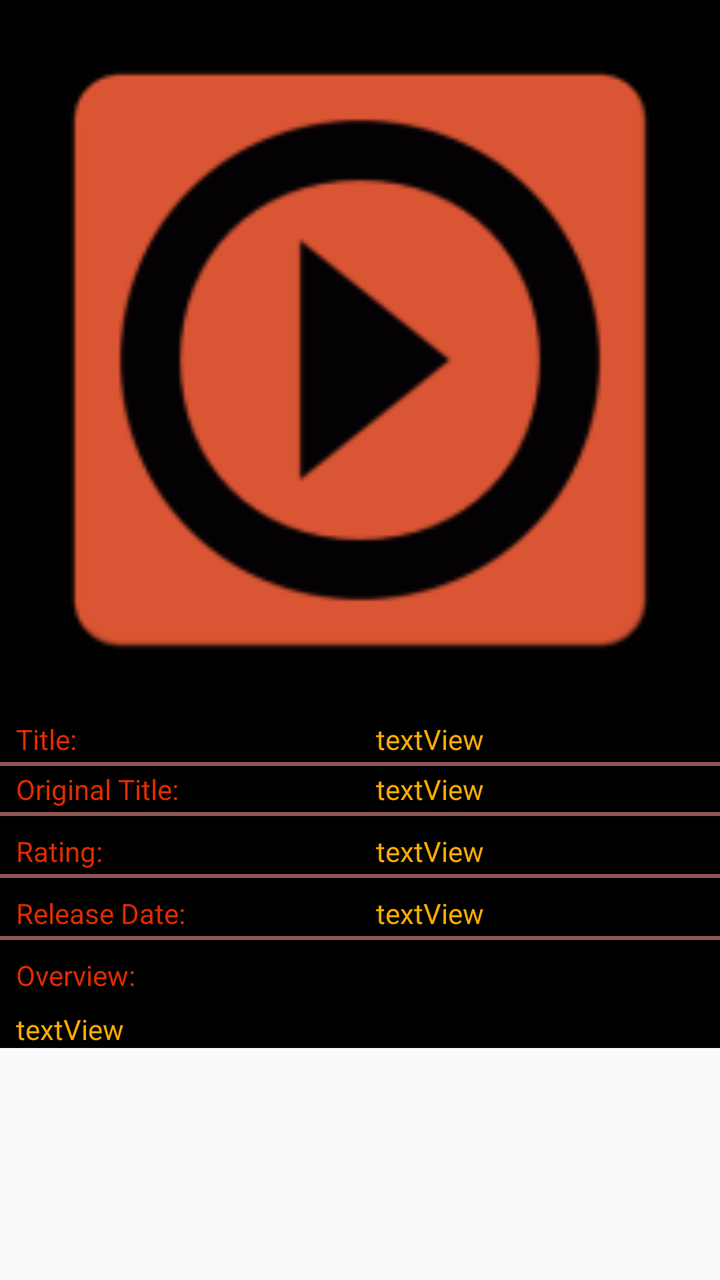
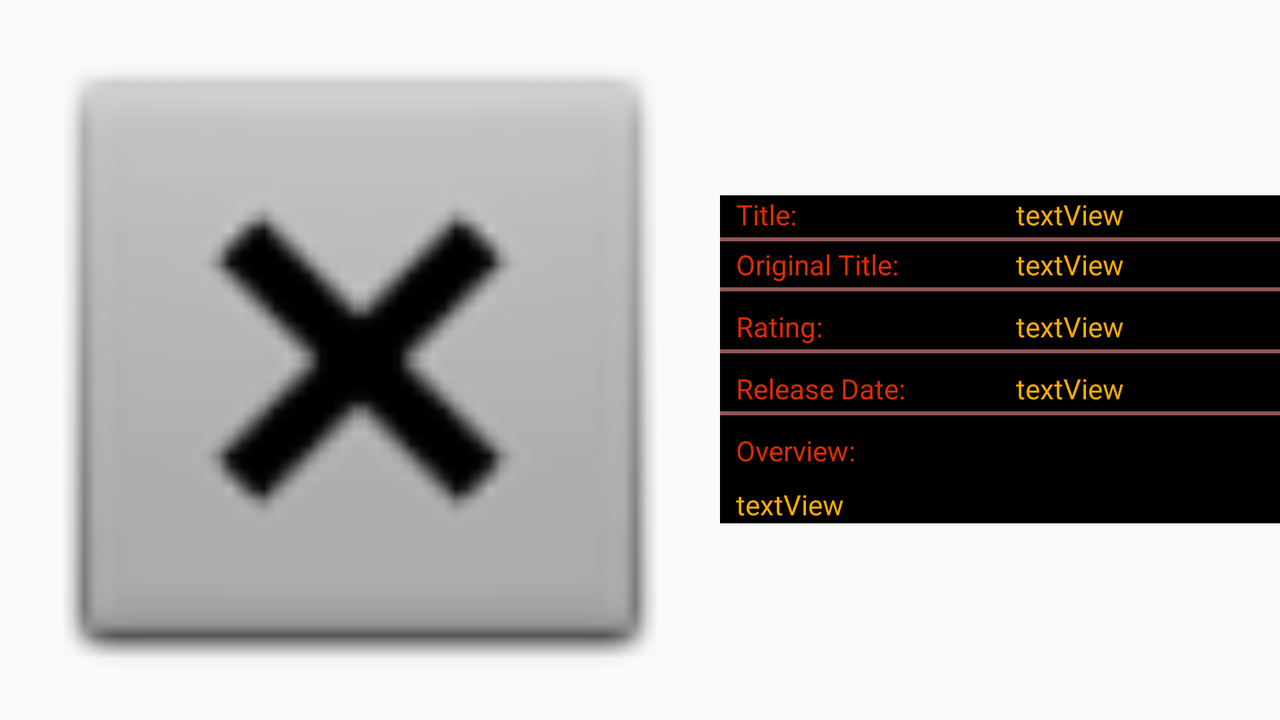

First picture: res/layout/ on a phone held upright. Second picture: the repository's own variant of that layout, on a device whose configuration matches the variant's folder. Source for both follows.
<!-- AndroidManifest.xml: application theme AppTheme -->
<!-- res/layout/activity_detailed.xml -->
<?xml version="1.0" encoding="utf-8"?>
<ScrollView xmlns:android="http://schemas.android.com/apk/res/android"
    xmlns:app="http://schemas.android.com/apk/res-auto"
    xmlns:tools="http://schemas.android.com/tools"
    android:layout_width="match_parent"
    android:layout_height="match_parent"
    tools:context=".screens.DetailedActivity"
    android:id="@+id/scrollViewInfo">

    <androidx.constraintlayout.widget.ConstraintLayout
        android:layout_width="match_parent"
        android:layout_height="wrap_content"
        android:background="@color/colorPrimaryDark">

        <ImageView
            android:id="@+id/imageViewBigPoster"
            android:layout_width="0dp"
            android:layout_height="wrap_content"
            android:adjustViewBounds="true"
            android:contentDescription="@string/poster_of_movie"
            app:layout_constraintEnd_toEndOf="parent"
            app:layout_constraintHorizontal_bias="0.0"
            app:layout_constraintStart_toStartOf="parent"
            app:layout_constraintTop_toTopOf="parent"
            app:srcCompat="@drawable/replace" />

        <ImageView
            android:id="@+id/imageViewAddToFavourite"
            android:layout_width="@dimen/size_of_star"
            android:layout_height="@dimen/size_of_star"
            android:layout_marginEnd="16dp"
            android:layout_marginRight="16dp"
            android:contentDescription="@string/add_to_favourite"
            android:onClick="onClickChangeFavourite"
            app:layout_constraintBottom_toBottomOf="@+id/imageViewBigPoster"
            app:layout_constraintEnd_toEndOf="parent"
            app:layout_constraintTop_toBottomOf="@+id/imageViewBigPoster"
            app:srcCompat="@drawable/favourite_remove" />

        <include
            android:id="@+id/movieInfo"
            layout="@layout/movie_info"
            android:layout_width="match_parent"
            android:layout_height="wrap_content"
            app:layout_constraintBottom_toBottomOf="parent"
            app:layout_constraintEnd_toEndOf="parent"
            app:layout_constraintStart_toStartOf="parent"
            app:layout_constraintTop_toBottomOf="@+id/imageViewAddToFavourite" />


    </androidx.constraintlayout.widget.ConstraintLayout>
</ScrollView>
<!-- res/layout/movie_info.xml (included above) -->
<?xml version="1.0" encoding="utf-8"?>
<androidx.constraintlayout.widget.ConstraintLayout xmlns:android="http://schemas.android.com/apk/res/android"
    xmlns:app="http://schemas.android.com/apk/res-auto"
    xmlns:tools="http://schemas.android.com/tools"
    android:layout_width="match_parent"
    android:layout_height="match_parent"
    android:background="@color/colorPrimaryDark">


    <androidx.constraintlayout.widget.Guideline
        android:id="@+id/guidelineCenter"
        android:layout_width="wrap_content"
        android:layout_height="wrap_content"
        android:orientation="vertical"
        app:layout_constraintGuide_percent="0.5" />

    <TextView style="@style/LabelStyle"
        android:id="@+id/textViewLabelTitle"
        android:layout_width="wrap_content"
        android:layout_height="wrap_content"
        android:layout_marginStart="8dp"
        android:layout_marginLeft="8dp"
        android:text="@string/title_label"
        android:textColor="@color/colorAccent"
        app:layout_constraintStart_toStartOf="parent"
        app:layout_constraintTop_toTopOf="parent" />

    <TextView
        android:id="@+id/textViewTitle"
        android:layout_width="0dp"
        android:layout_height="wrap_content"
        android:layout_marginStart="8dp"
        android:layout_marginLeft="8dp"
        android:layout_marginEnd="8dp"
        android:layout_marginRight="8dp"
        android:text="@string/textView"
        android:textColor="@color/yellow_color"
        app:layout_constraintEnd_toEndOf="parent"
        app:layout_constraintStart_toStartOf="@+id/guidelineCenter"
        app:layout_constraintTop_toTopOf="@+id/textViewLabelTitle" />

    <View style="@style/BoarderStyle"
        android:id="@+id/view"
        android:layout_width="match_parent"
        android:layout_height="2dp"
        android:layout_marginTop="2dp"
        android:background="#8F5757"
        app:layout_constraintEnd_toEndOf="parent"
        app:layout_constraintHorizontal_bias="0.0"
        app:layout_constraintStart_toStartOf="parent"
        app:layout_constraintTop_toBottomOf="@+id/textViewTitle" />

    <TextView style="@style/LabelStyle"
        android:id="@+id/textViewLabelOriginalTitle"
        android:layout_width="wrap_content"
        android:layout_height="wrap_content"
        android:layout_marginStart="8dp"
        android:layout_marginLeft="8dp"
        android:layout_marginTop="2dp"
        android:text="@string/original_title_label"
        android:textColor="@color/colorAccent"
        app:layout_constraintStart_toStartOf="parent"
        app:layout_constraintTop_toBottomOf="@+id/view" />

    <TextView
        android:id="@+id/textViewOriginalTitle"
        android:layout_width="0dp"
        android:layout_height="wrap_content"
        android:layout_marginStart="8dp"
        android:layout_marginLeft="8dp"
        android:layout_marginEnd="8dp"
        android:layout_marginRight="8dp"
        android:text="@string/textView"
        android:textColor="@color/yellow_color"
        app:layout_constraintEnd_toEndOf="parent"
        app:layout_constraintHorizontal_bias="0.0"
        app:layout_constraintStart_toStartOf="@+id/guidelineCenter"
        app:layout_constraintTop_toTopOf="@+id/textViewLabelOriginalTitle" />

    <View style="@style/BoarderStyle"
        android:id="@+id/view2"
        android:layout_width="match_parent"
        android:layout_height="2dp"
        android:layout_marginTop="2dp"
        android:background="#8F5757"
        app:layout_constraintEnd_toEndOf="parent"
        app:layout_constraintHorizontal_bias="0.0"
        app:layout_constraintStart_toStartOf="parent"
        app:layout_constraintTop_toBottomOf="@+id/textViewOriginalTitle" />

    <TextView style="@style/LabelStyle"
        android:id="@+id/textViewLabelRating"
        android:layout_width="wrap_content"
        android:layout_height="wrap_content"
        android:layout_marginStart="8dp"
        android:layout_marginLeft="8dp"
        android:layout_marginTop="8dp"
        android:text="@string/rating_label"
        android:textColor="@color/colorAccent"
        app:layout_constraintStart_toStartOf="parent"
        app:layout_constraintTop_toBottomOf="@+id/view2" />

    <TextView
        android:id="@+id/textViewRating"
        android:layout_width="0dp"
        android:layout_height="wrap_content"
        android:layout_marginStart="8dp"
        android:layout_marginLeft="8dp"
        android:layout_marginEnd="8dp"
        android:layout_marginRight="8dp"
        android:text="@string/textView"
        android:textColor="@color/yellow_color"
        app:layout_constraintEnd_toEndOf="parent"
        app:layout_constraintStart_toStartOf="@+id/guidelineCenter"
        app:layout_constraintTop_toTopOf="@+id/textViewLabelRating" />

    <View style="@style/BoarderStyle"
        android:id="@+id/view3"
        android:layout_width="match_parent"
        android:layout_height="2dp"
        android:layout_marginTop="2dp"
        android:background="#8F5757"
        app:layout_constraintEnd_toEndOf="parent"
        app:layout_constraintHorizontal_bias="0.0"
        app:layout_constraintStart_toStartOf="parent"
        app:layout_constraintTop_toBottomOf="@+id/textViewRating" />

    <TextView style="@style/LabelStyle"
        android:id="@+id/textViewLabelReleaseDate"
        android:layout_width="wrap_content"
        android:layout_height="wrap_content"
        android:layout_marginStart="8dp"
        android:layout_marginLeft="8dp"
        android:layout_marginTop="8dp"
        android:text="@string/date_of_release_label"
        android:textColor="@color/colorAccent"
        app:layout_constraintStart_toStartOf="parent"
        app:layout_constraintTop_toBottomOf="@+id/view3" />

    <TextView
        android:id="@+id/textViewReleaseDate"
        android:layout_width="0dp"
        android:layout_height="wrap_content"
        android:layout_marginStart="8dp"
        android:layout_marginLeft="8dp"
        android:layout_marginEnd="8dp"
        android:layout_marginRight="8dp"
        android:text="@string/textView"
        android:textColor="@color/yellow_color"
        app:layout_constraintEnd_toEndOf="parent"
        app:layout_constraintStart_toStartOf="@+id/guidelineCenter"
        app:layout_constraintTop_toTopOf="@+id/textViewLabelReleaseDate" />

    <View style="@style/BoarderStyle"
        android:id="@+id/view4"
        android:layout_width="match_parent"
        android:layout_height="2dp"
        android:layout_marginTop="2dp"
        android:background="#8F5757"
        app:layout_constraintEnd_toEndOf="parent"
        app:layout_constraintHorizontal_bias="0.0"
        app:layout_constraintStart_toStartOf="parent"
        app:layout_constraintTop_toBottomOf="@+id/textViewReleaseDate" />

    <TextView style="@style/LabelStyle"
        android:id="@+id/textViewLabelDescription"
        android:layout_width="wrap_content"
        android:layout_height="wrap_content"
        android:layout_marginStart="8dp"
        android:layout_marginLeft="8dp"
        android:layout_marginTop="8dp"
        android:text="@string/overview_label"
        android:textColor="@color/colorAccent"
        app:layout_constraintStart_toStartOf="parent"
        app:layout_constraintTop_toBottomOf="@+id/view4" />

    <TextView
        android:id="@+id/textViewOverview"
        android:layout_width="0dp"
        android:layout_height="wrap_content"
        android:layout_marginStart="8dp"
        android:layout_marginLeft="8dp"
        android:layout_marginTop="8dp"
        android:layout_marginEnd="8dp"
        android:layout_marginRight="8dp"
        android:text="@string/textView"
        android:textColor="@color/yellow_color"
        app:layout_constraintEnd_toEndOf="parent"
        app:layout_constraintStart_toStartOf="parent"
        app:layout_constraintTop_toBottomOf="@+id/textViewLabelDescription" />


    <androidx.recyclerview.widget.RecyclerView
        android:id="@+id/recyclerViewTrailers"
        android:layout_width="0dp"
        android:layout_height="wrap_content"
        android:nestedScrollingEnabled="false"
        app:layout_constraintEnd_toEndOf="parent"
        app:layout_constraintStart_toStartOf="parent"
        app:layout_constraintTop_toBottomOf="@+id/textViewOverview"
        tools:targetApi="lollipop" />

    <androidx.recyclerview.widget.RecyclerView
        android:id="@+id/recyclerViewReviews"
        android:layout_width="0dp"
        android:layout_height="wrap_content"
        android:nestedScrollingEnabled="false"
        app:layout_constraintEnd_toEndOf="parent"
        app:layout_constraintStart_toStartOf="parent"
        app:layout_constraintTop_toBottomOf="@+id/recyclerViewTrailers"
        tools:targetApi="lollipop" />


</androidx.constraintlayout.widget.ConstraintLayout>
<!-- resources referenced by this layout -->
<resources>
  <color name="colorAccent">#DD2C00</color>
  <color name="colorPrimaryDark">#000000</color>
  <color name="yellow_color">#FFAB00</color>
  <!-- drawable replace: png bitmap (drawable, 6002 bytes) -->
  <string name="add_to_favourite">Add To Favourite</string>
  <string name="date_of_release_label">Release Date:</string>
  <string name="original_title_label">Original Title:</string>
  <string name="overview_label">Overview:</string>
  <string name="poster_of_movie">Poster Of Movie</string>
  <string name="rating_label">Rating:</string>
  <string name="textView">textView</string>
  <string name="title_label">Title:</string>
  <style name="BoarderStyle">
          <item name="android:layout_height">2dp</item>
          <item name="background">@android:color/holo_blue_bright</item>
      </style>
  <style name="LabelStyle">
          <item name="android:textColor">@color/colorAccent</item>
          <item name="android:textSize">14sp</item>
      </style>
  <style name="AppTheme" parent="Theme.AppCompat.Light.DarkActionBar">
          
          <item name="colorPrimary">@color/colorPrimary</item>
          <item name="colorPrimaryDark">@color/colorPrimaryDark</item>
          <item name="colorAccent">@color/colorAccent</item>
      </style>
  <color name="colorPrimary">#000000</color>
</resources>
<!-- res/layout-land/activity_detailed.xml (the author's variant of the layout above) -->
<!-- drawn on the phone turned sideways -->
<?xml version="1.0" encoding="utf-8"?>
<androidx.constraintlayout.widget.ConstraintLayout
    xmlns:android="http://schemas.android.com/apk/res/android"
    xmlns:app="http://schemas.android.com/apk/res-auto"
    xmlns:tools="http://schemas.android.com/tools"
    android:layout_width="match_parent"
    android:layout_height="match_parent"
    tools:context=".screens.DetailedActivity">


    <ImageView
        android:id="@+id/imageViewBigPoster"
        android:layout_width="wrap_content"
        android:layout_height="0dp"
        android:adjustViewBounds="true"
        android:contentDescription="@string/poster_of_movie"
        app:layout_constraintBottom_toBottomOf="parent"
        app:layout_constraintStart_toStartOf="parent"
        app:layout_constraintTop_toTopOf="parent"
        app:srcCompat="@android:drawable/btn_dialog" />

    <ImageView
        android:id="@+id/imageViewAddToFavourite"
        android:layout_width="@dimen/size_of_star"
        android:layout_height="@dimen/size_of_star"
        android:layout_marginTop="16dp"
        android:layout_marginEnd="16dp"
        android:layout_marginRight="16dp"
        android:onClick="onClickChangeFavourite"
        app:layout_constraintEnd_toEndOf="@+id/imageViewBigPoster"
        app:layout_constraintTop_toTopOf="@+id/imageViewBigPoster"
        app:srcCompat="@drawable/favourite_remove"
        android:contentDescription="@string/add_to_favourite"/>

    <ScrollView
        android:id="@+id/scrollViewInfo"
        android:layout_width="0dp"
        android:layout_height="wrap_content"
        app:layout_constraintBottom_toBottomOf="parent"
        app:layout_constraintEnd_toEndOf="parent"
        app:layout_constraintStart_toEndOf="@+id/imageViewBigPoster"
        app:layout_constraintTop_toTopOf="parent">

        <include
            android:id="@+id/movieInfo"
            layout="@layout/movie_info"
            android:layout_width="match_parent"
            android:layout_height="wrap_content"
            android:layout_marginBottom="1dp"
            app:layout_constraintBottom_toBottomOf="parent"
            app:layout_constraintEnd_toEndOf="parent"
            app:layout_constraintStart_toStartOf="parent"
            app:layout_constraintTop_toBottomOf="@+id/imageViewAddToFavourite" />
    </ScrollView>


</androidx.constraintlayout.widget.ConstraintLayout>
<!-- resources referenced by the variant -->
<!-- as the phone turned sideways resolves them -->
<resources>
  <color name="colorAccent">#DD2C00</color>
  <color name="colorPrimaryDark">#000000</color>
  <color name="yellow_color">#FFAB00</color>
  <string name="add_to_favourite">Add To Favourite</string>
  <string name="date_of_release_label">Release Date:</string>
  <string name="original_title_label">Original Title:</string>
  <string name="overview_label">Overview:</string>
  <string name="poster_of_movie">Poster Of Movie</string>
  <string name="rating_label">Rating:</string>
  <string name="textView">textView</string>
  <string name="title_label">Title:</string>
  <style name="BoarderStyle">
          <item name="android:layout_height">2dp</item>
          <item name="background">@android:color/holo_blue_bright</item>
      </style>
  <style name="LabelStyle">
          <item name="android:textColor">@color/colorAccent</item>
          <item name="android:textSize">14sp</item>
      </style>
  <style name="AppTheme" parent="Theme.AppCompat.Light.DarkActionBar">
          
          <item name="colorPrimary">@color/colorPrimary</item>
          <item name="colorPrimaryDark">@color/colorPrimaryDark</item>
          <item name="colorAccent">@color/colorAccent</item>
      </style>
  <color name="colorPrimary">#000000</color>
</resources>
